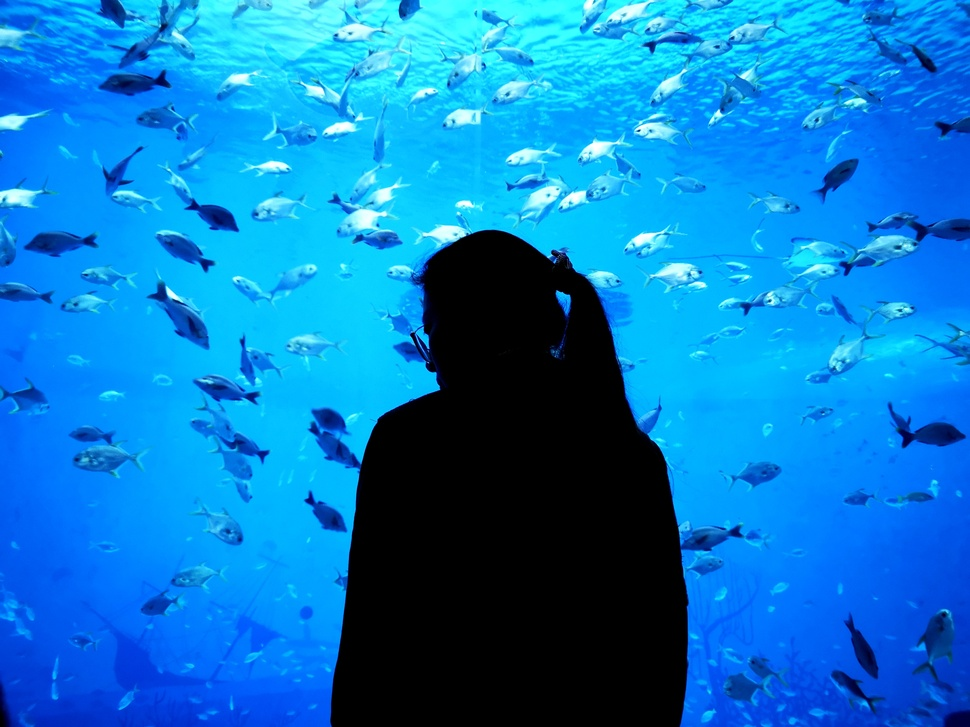
%> input picture SplitRGB/Resources/her.jpg, 970 x 727 px, shrunk from 3648 x 2736 before the run
$ octave SplitRGB.m   (GNU Octave 9; MATLAB toolbox functions it lacks are replaced by stand-ins)
%> lines starting %> are read from the running program, lines starting %| are printed output that depends on the picture
dirname = 'Resources/';
filename = 'her';
suffix = '.jpg';

% 读取图片文件
img = imread([dirname,filename,suffix]);
%> img is the input picture: size 727x970x3 uint8; mean R, G, B 9.1, 121.9, 196.8

% 取RGB图片的三个通道
imgR = img(:,:,1);
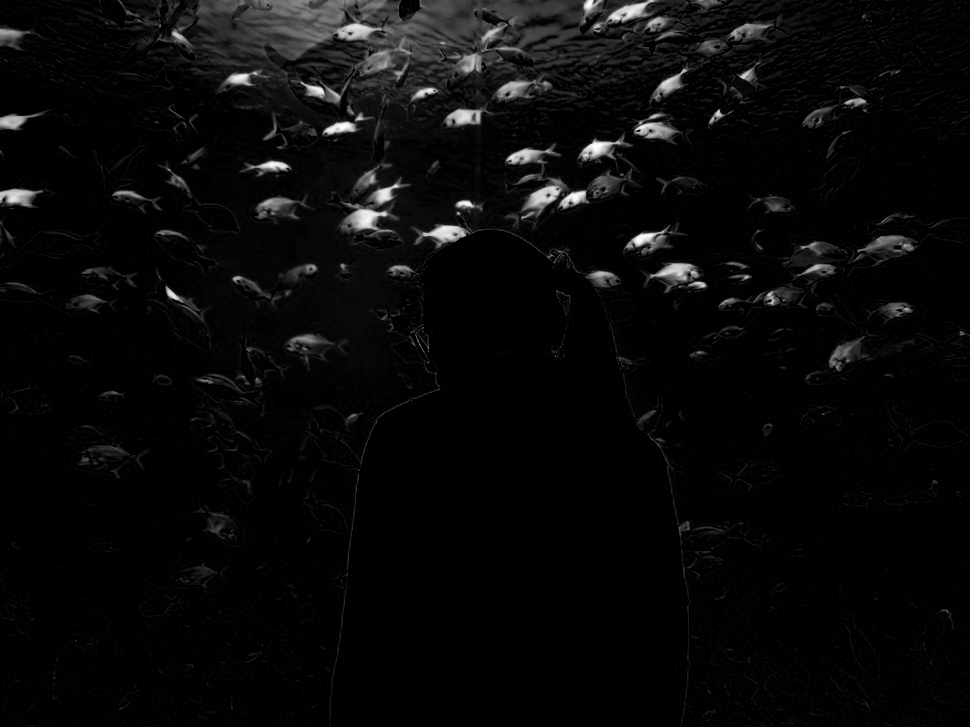
%> imgR: size 727x970 uint8; min 0, max 255, mean 9.1
imgG = img(:,:,2);
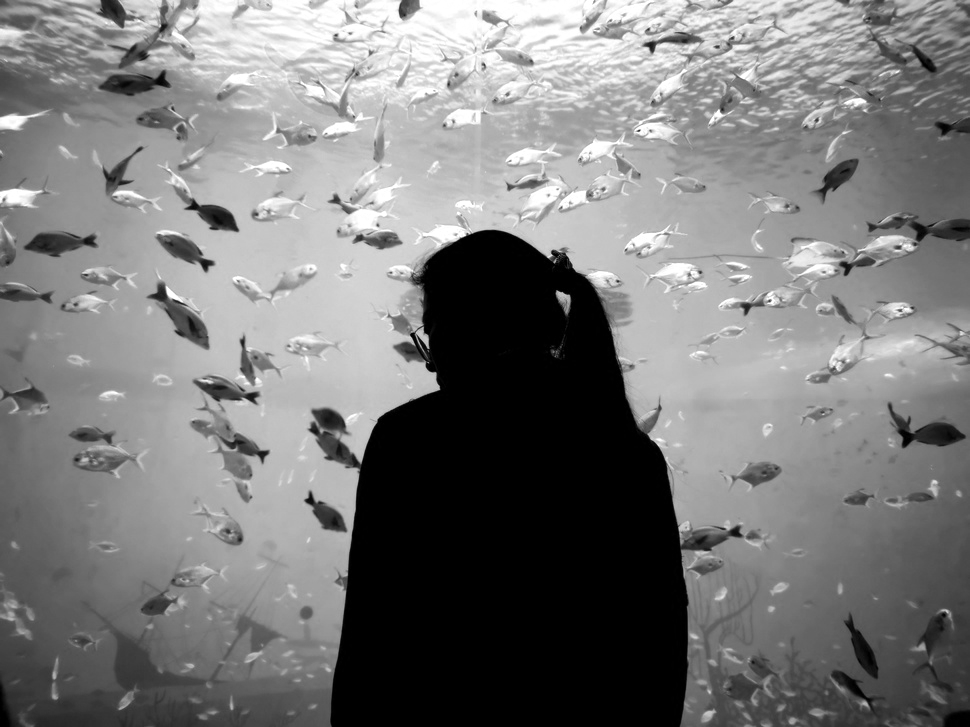
%> imgG: size 727x970 uint8; min 0, max 255, mean 121.9
imgB = img(:,:,3);
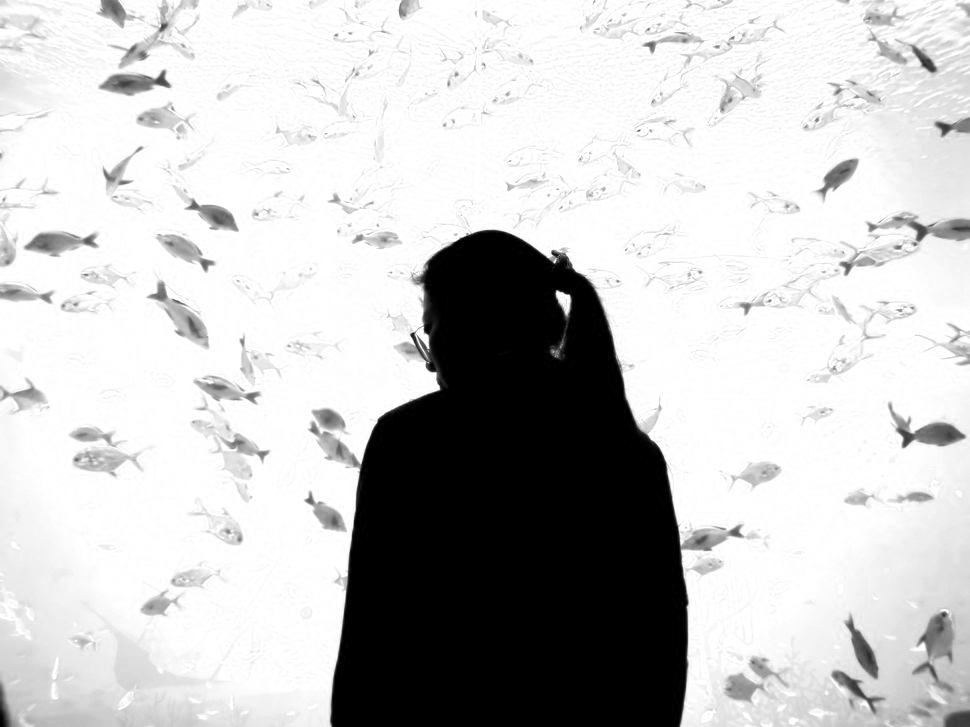
%> imgB: size 727x970 uint8; min 0, max 255, mean 196.8

% 绘制三个通道的图片
figure;
subplot(3,1,1);
imshow(imgR,[]);
subplot(3,1,2);
imshow(imgG,[]);
subplot(3,1,3);
imshow(imgB,[]);

% 将图片写出成jpg文件
imwrite(imgR,[dirname,filename,'_R',suffix]);
imwrite(imgG,[dirname,filename,'_G',suffix]);
imwrite(imgB,[dirname,filename,'_B',suffix]);
